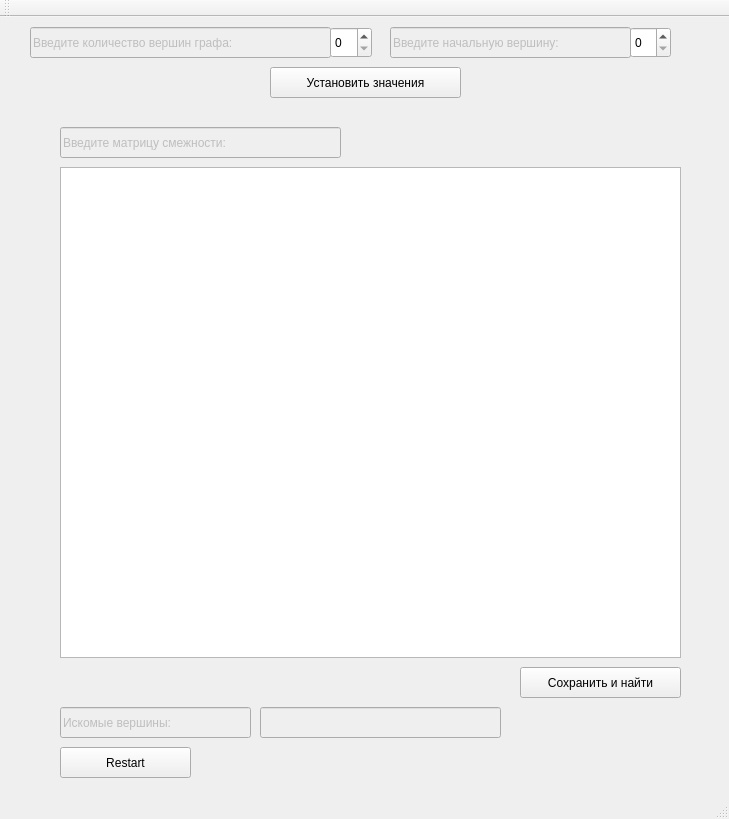
<?xml version="1.0" encoding="UTF-8"?>
<ui version="4.0">
 <class>MainWindow</class>
 <widget class="QMainWindow" name="MainWindow">
  <property name="geometry">
   <rect>
    <x>0</x>
    <y>0</y>
    <width>729</width>
    <height>819</height>
   </rect>
  </property>
  <property name="windowTitle">
   <string>MainWindow</string>
  </property>
  <widget class="QWidget" name="centralWidget">
   <widget class="QLineEdit" name="lineEdit">
    <property name="enabled">
     <bool>false</bool>
    </property>
    <property name="geometry">
     <rect>
      <x>30</x>
      <y>10</y>
      <width>301</width>
      <height>31</height>
     </rect>
    </property>
    <property name="text">
     <string>Введите количество вершин графа:</string>
    </property>
   </widget>
   <widget class="QLineEdit" name="lineEdit_infoGraph">
    <property name="enabled">
     <bool>false</bool>
    </property>
    <property name="geometry">
     <rect>
      <x>60</x>
      <y>110</y>
      <width>281</width>
      <height>31</height>
     </rect>
    </property>
    <property name="text">
     <string>Введите матрицу смежности:</string>
    </property>
   </widget>
   <widget class="QSpinBox" name="spinBox_startVertex">
    <property name="geometry">
     <rect>
      <x>630</x>
      <y>10</y>
      <width>41</width>
      <height>31</height>
     </rect>
    </property>
   </widget>
   <widget class="QTableWidget" name="tableWidget_graph">
    <property name="geometry">
     <rect>
      <x>60</x>
      <y>150</y>
      <width>621</width>
      <height>491</height>
     </rect>
    </property>
   </widget>
   <widget class="QSpinBox" name="spinBox_countVertex">
    <property name="geometry">
     <rect>
      <x>330</x>
      <y>10</y>
      <width>42</width>
      <height>31</height>
     </rect>
    </property>
   </widget>
   <widget class="QLineEdit" name="lineEdit_2">
    <property name="enabled">
     <bool>false</bool>
    </property>
    <property name="geometry">
     <rect>
      <x>390</x>
      <y>10</y>
      <width>241</width>
      <height>31</height>
     </rect>
    </property>
    <property name="text">
     <string>Введите начальную вершину:</string>
    </property>
   </widget>
   <widget class="QPushButton" name="pushButton_setGraph">
    <property name="geometry">
     <rect>
      <x>520</x>
      <y>650</y>
      <width>161</width>
      <height>31</height>
     </rect>
    </property>
    <property name="text">
     <string>Сохранить и найти</string>
    </property>
   </widget>
   <widget class="QPushButton" name="pushButton_setParams">
    <property name="geometry">
     <rect>
      <x>270</x>
      <y>50</y>
      <width>191</width>
      <height>31</height>
     </rect>
    </property>
    <property name="text">
     <string>Установить значения</string>
    </property>
   </widget>
   <widget class="QLineEdit" name="lineEdit_">
    <property name="enabled">
     <bool>false</bool>
    </property>
    <property name="geometry">
     <rect>
      <x>60</x>
      <y>690</y>
      <width>191</width>
      <height>31</height>
     </rect>
    </property>
    <property name="text">
     <string>Искомые вершины:</string>
    </property>
   </widget>
   <widget class="QPushButton" name="pushButton_restart">
    <property name="geometry">
     <rect>
      <x>60</x>
      <y>730</y>
      <width>131</width>
      <height>31</height>
     </rect>
    </property>
    <property name="text">
     <string>Restart</string>
    </property>
   </widget>
   <widget class="QLineEdit" name="lineEdit_result">
    <property name="enabled">
     <bool>false</bool>
    </property>
    <property name="geometry">
     <rect>
      <x>260</x>
      <y>690</y>
      <width>241</width>
      <height>31</height>
     </rect>
    </property>
   </widget>
  </widget>
  <widget class="QMenuBar" name="menuBar">
   <property name="geometry">
    <rect>
     <x>0</x>
     <y>0</y>
     <width>729</width>
     <height>17</height>
    </rect>
   </property>
  </widget>
  <widget class="QToolBar" name="mainToolBar">
   <attribute name="toolBarArea">
    <enum>TopToolBarArea</enum>
   </attribute>
   <attribute name="toolBarBreak">
    <bool>false</bool>
   </attribute>
  </widget>
  <widget class="QStatusBar" name="statusBar"/>
 </widget>
 <layoutdefault spacing="6" margin="11"/>
 <resources/>
 <connections/>
</ui>
